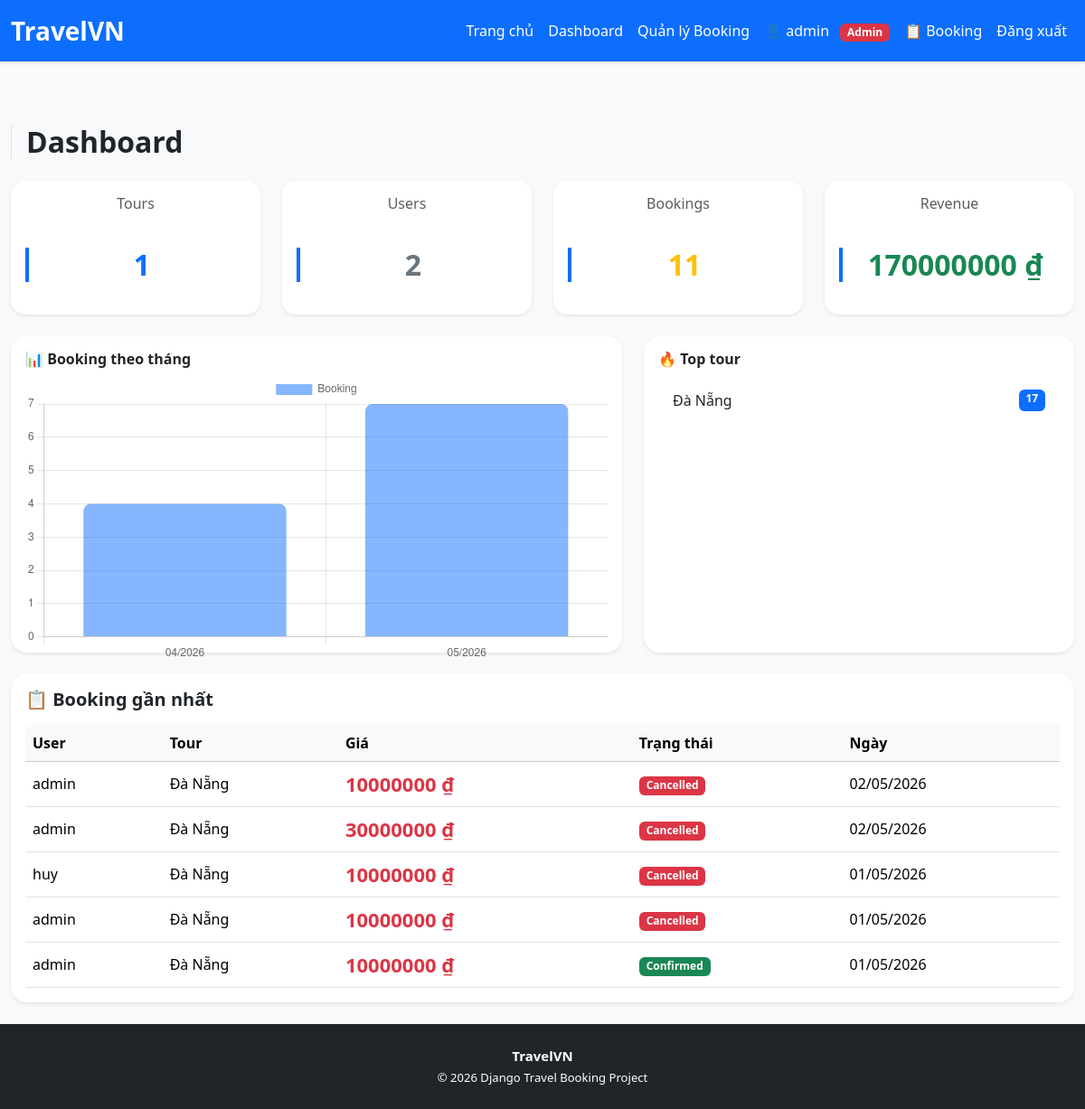
Page /dashboard/ (signed in) on the earlier database version.
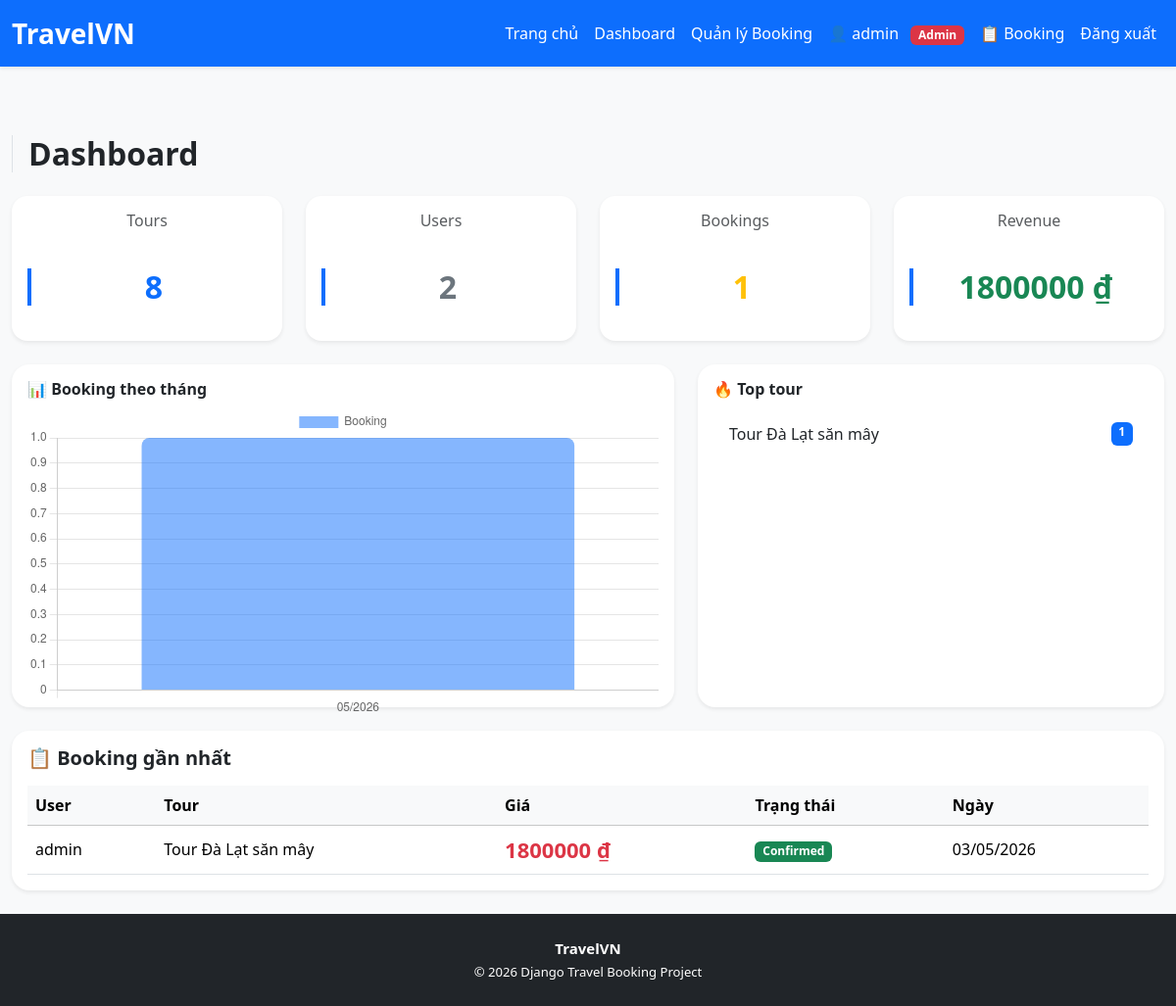
Same page on the later database version.
### apps/tours/models.py (models this page shows, shortened)
class Tour(models.Model):
    name = models.CharField(max_length=200, db_index=True)
    destination = models.CharField(max_length=100, db_index=True)
    price = models.DecimalField(max_digits=12, decimal_places=2, db_index=True)
    duration = models.PositiveIntegerField(help_text="Số ngày")
    slots = models.PositiveIntegerField(default=10)
    description = models.TextField()
    image = models.ImageField(upload_to='tours/', blank=True, null=True)
    created_at = models.DateTimeField(auto_now_add=True, db_index=True)
    featured = models.BooleanField(default=False, db_index=True)

### apps/bookings/models.py (models this page shows, shortened)
class Booking(models.Model):
    STATUS_CHOICES = [
        ('pending', 'Chờ xác nhận'),
        ('confirmed', 'Đã xác nhận'),
        ('cancelled', 'Đã hủy'),
        ('completed', 'Hoàn thành'),
    ]
    user = models.ForeignKey(User, on_delete=models.CASCADE)
    tour = models.ForeignKey(Tour, on_delete=models.CASCADE)
    quantity = models.PositiveIntegerField(default=1)
    total_price = models.DecimalField(
        max_digits=12,
        decimal_places=2
    )
    status = models.CharField(
        max_length=20,
        choices=STATUS_CHOICES,
        default='pending'
    )
    booked_at = models.DateTimeField(auto_now_add=True)
    updated_at = models.DateTimeField(auto_now=True)
    class Meta:
        ordering = ['-booked_at']

### apps/dashboard/views.py (the view)
# urls.py: path('', views.dashboard_view, name='dashboard'),
@staff_member_required
def dashboard_view(request):
    total_tours = Tour.objects.count()
    total_users = User.objects.count()
    total_bookings = Booking.objects.count()
    total_revenue = Booking.objects.aggregate(
        total=Sum('total_price')
    )['total'] or 0
    recent_bookings = Booking.objects.select_related(
        'user', 'tour'
    ).order_by('-booked_at')[:5]
    top_tours = Booking.objects.values(
        'tour__name'
    ).annotate(
        total=Sum('quantity')
    ).order_by('-total')[:5]
    booking_chart = Booking.objects.annotate(
        month=TruncMonth('booked_at')
    ).values('month').annotate(
        total=Count('id')
    ).order_by('month')
    context = {
        'total_tours': total_tours,
        'total_users': total_users,
        'total_bookings': total_bookings,
        'total_revenue': total_revenue,
        'recent_bookings': recent_bookings,
        'booking_chart': booking_chart,
        'top_tours': top_tours,
    }
    return render(request, 'dashboard/index.html', context)

### core/templatetags/money.py (called while the page is built)
@register.filter
def money(value):
    if value is None:
        return ""
    value = int(value)
    return f"{intcomma(value).replace(',', '.')} ₫"

### templates/dashboard/index.html (shortened to what the changed rows need)
{% extends 'base.html' %}
{% load money %}
{% block content %}
<h2 class="fw-bold mb-4 border-start ps-3" style="border-color:#0d6efd;">
    Dashboard
</h2>
<div class="row g-4 mb-4">
    <div class="col-md-3">
        <div class="card shadow-sm border-0 stat-card text-center p-3">
            <h6 class="text-muted">Tours</h6>
            <h2 class="fw-bold text-primary">{{ total_tours }}</h2>
        </div>
    </div>
    <div class="col-md-3">
        <div class="card shadow-sm border-0 stat-card text-center p-3">
            <h2 class="fw-bold text-secondary">{{ total_users }}</h2>
        </div>
    </div>
    <div class="col-md-3">
        <div class="card shadow-sm border-0 stat-card text-center p-3">
            <h6 class="text-muted">Bookings</h6>
            <h2 class="fw-bold text-warning">{{ total_bookings }}</h2>
        </div>
    </div>
    <div class="col-md-3">
        <div class="card shadow-sm border-0 stat-card text-center p-3">
            <h6 class="text-muted">Revenue</h6>
            <h2 class="fw-bold text-success">
                {{ total_revenue|money }}
            </h2>
        </div>
    </div>
</div>
<div class="row g-4 mb-4">
    <div class="col-md-7">
        <div class="card shadow-sm border-0 p-3" style="height:350px;">
            <h6 class="fw-bold mb-2">📊 Booking theo tháng</h6>
            <canvas id="bookingChart"></canvas>
        </div>
    </div>
    <div class="col-md-5">
        <div class="card shadow-sm border-0 p-3 h-100">
            <ul class="list-group list-group-flush">
                {% for t in top_tours %}
                <li class="list-group-item d-flex justify-content-between">
                    <span>{{ t.tour__name }}</span>
                    <span class="badge bg-primary">
                        {{ t.total }}
                    </span>
                </li>
                {% endfor %}
            </ul>
        </div>
    </div>
</div>
<div class="card shadow-sm border-0">
    <div class="card-body">
        <div class="table-responsive">
            <table class="table table-hover align-middle mb-0">
                <thead class="table-light">
                    <tr>
                        <th>User</th>
                        <th>Tour</th>
                        <th>Giá</th>
                        <th>Trạng thái</th>
                        <th>Ngày</th>
                    </tr>
                </thead>
                <tbody>
                    {% for b in recent_bookings %}
                    <tr>
                        <td>{{ b.user.username }}</td>
                        <td>{{ b.tour.name }}</td>
                        <td class="text-danger fw-bold">
                            {{ b.total_price|money }}
                        </td>
                        <td>
                            {% if b.status == 'pending' %}
                                <span class="badge bg-warning text-dark">Pending</span>
                            {% elif b.status == 'confirmed' %}
                                <span class="badge bg-success">Confirmed</span>
                            {% elif b.status == 'cancelled' %}
                                <span class="badge bg-danger">Cancelled</span>
                            {% endif %}
                        </td>
                        <td>{{ b.booked_at|date:"d/m/Y" }}</td>
                    </tr>
                    {% endfor %}
                </tbody>
            </table>
        </div>
    </div>
</div>
<script>
window.addEventListener('load', function() {
    const labels = [
        {% for item in booking_chart %}
            "{{ item.month|date:'m/Y' }}",
        {% endfor %}
    ];
    const dataValues = [
        {% for item in booking_chart %}
            {{ item.total }},
        {% endfor %}
    ];
    new Chart(document.getElementById('bookingChart'), {
        type: 'bar',
        data: {
            labels: labels,
            datasets: [{
                label: 'Booking',
                data: dataValues,
                backgroundColor: 'rgba(13,110,253,0.5)',
                borderRadius: 8
            }]
        },
        options: {
            responsive: true,
            maintainAspectRatio: false
        }
    });
});
</script>
{% endblock %}

Differences in the rows shown:
removed Tour: tour__name "Đà Nẵng", total "17"
removed Booking: user.username "admin", tour.name "Đà Nẵng", total_price "10000000 ₫", status "Cancelled", booked_at "02/05/2026"
removed Booking: user.username "admin", tour.name "Đà Nẵng", total_price "30000000 ₫", status "Cancelled", booked_at "02/05/2026"
removed Booking: user.username "huy", tour.name "Đà Nẵng", total_price "10000000 ₫", status "Cancelled", booked_at "01/05/2026"
removed Booking: user.username "admin", tour.name "Đà Nẵng", total_price "10000000 ₫", status "Cancelled", booked_at "01/05/2026"
removed Booking: user.username "admin", tour.name "Đà Nẵng", total_price "10000000 ₫", status "Confirmed", booked_at "01/05/2026"
added Tour: tour__name "Tour Đà Lạt săn mây", total "1"
added Booking: user.username "admin", tour.name "Tour Đà Lạt săn mây", total_price "1800000 ₫", status "Confirmed", booked_at "03/05/2026"
Other differences:
{{ total_tours }}: "1" → "8"
{{ total_bookings }}: "11" → "1"
{{ total_revenue|money }}: "170000000 ₫" → "1800000 ₫"
chart data {{ item.month|date:'m/Y' }}: 04/2026, 05/2026 → 05/2026
chart data {{ item.total }}: 4, 7 → 1
